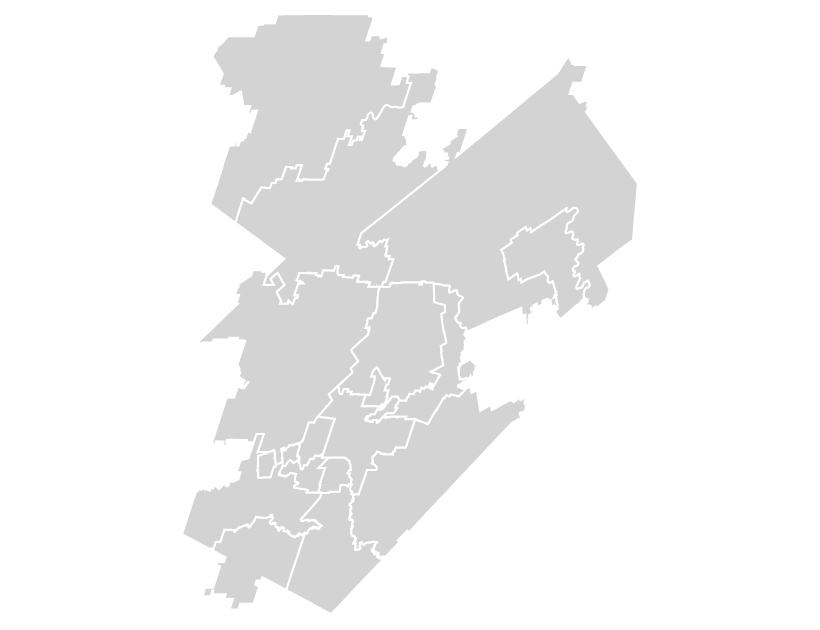

The cell this chart's notebook holds for it:
### Code cell
alt.Chart(merged_df).mark_geoshape(fill='lightgray', stroke='white')

### Figure 1 — Vega-Lite specification as saved in the notebook (floating-point values rounded to 4 significant figures; data arrays with more than 128 entries replaced by an {"elided": "..."} marker saying what was removed)
{"config": {"view": {"continuousWidth": 400, "continuousHeight": 300}}, "data": {"name": "data-4fefe8d6ea0d4bdcadc16d7783f757b4"}, "mark": {"type": "geoshape", "fill": "lightgray", "stroke": "white"}, "$schema": "https://vega.github.io/schema/vega-lite/v4.8.1.json", "datasets": {"data-4fefe8d6ea0d4bdcadc16d7783f757b4": [{"Average Base Pay": 62692, "COLOR": 1, "Charter Status": "TRADITIONAL ISD/CSD", "County": "BEXAR COUNTY", "DISTRICT": "015-906", "DISTRICT_C": "015906", "DISTRICT_N": 15906, "District": 15906, "District Name": "RANDOLPH FIELD ISD", "FTE Count": 103.5, "NAME": "Randolph Field ISD", "NAME2": "Randolph Field", "NCES_DISTR": "4836450", "Region": 20, "SDLEA10": "36450", "Shape_area": 10950000.0, "Shape_len": 17150.0, "Staff": "TOTAL TEACHING STAFF", "Staff_Category": "TEACHING STAFF", "Total Base Pay": 6489947, "type": "Feature", "geometry": {"type": "Polygon", "coordinates": {"elided": "1x156x2 float values"}}}, {"Average Base Pay": 59658, "COLOR": 2, "Charter Status": "TRADITIONAL ISD/CSD", "County": "BEXAR COUNTY", "DISTRICT": "015-917", "DISTRICT_C": "015917", "DISTRICT_N": 15917, "District": 15917, "District Name": "SOUTHSIDE ISD", "FTE Count": 358.6, "NAME": "Southside ISD", "NAME2": "Southside", "NCES_DISTR": "4840920", "Region": 20, "SDLEA10": "40920", "Shape_area": 274300000.0, "Shape_len": 101000.0, "Staff": "TOTAL TEACHING STAFF", "Staff_Category": "TEACHING STAFF", "Total Base Pay": 21393239, "type": "Feature", "geometry": {"type": "Polygon", "coordinates": {"elided": "1x1816x2 float values"}}}, {"Average Base Pay": 58412, "COLOR": 4, "Charter Status": "TRADITIONAL ISD/CSD", "County": "BEXAR COUNTY", "DISTRICT": "015-904", "DISTRICT_C": "015904", "DISTRICT_N": 15904, "District": 15904, "District Name": "HARLANDALE ISD", "FTE Count": 906.5, "NAME": "Harlandale ISD", "NAME2": "Harlandale", "NCES_DISTR": "4822470", "Region": 20, "SDLEA10": "22470", "Shape_area": 37390000.0, "Shape_len": 29500.0, "Staff": "TOTAL TEACHING STAFF", "Staff_Category": "TEACHING STAFF", "Total Base Pay": 52950124, "type": "Feature", "geometry": {"type": "Polygon", "coordinates": {"elided": "1x474x2 float values"}}}, {"Average Base Pay": 57662, "COLOR": 4, "Charter Status": "TRADITIONAL ISD/CSD", "County": "BEXAR COUNTY", "DISTRICT": "015-911", "DISTRICT_C": "015911", "DISTRICT_N": 15911, "District": 15911, "District Name": "EAST CENTRAL ISD", "FTE Count": 589.4, "NAME": "East Central ISD", "NAME2": "East Central", "NCES_DISTR": "4817850", "Region": 20, "SDLEA10": "17850", "Shape_area": 515400000.0, "Shape_len": 139900.0, "Staff": "TOTAL TEACHING STAFF", "Staff_Category": "TEACHING STAFF", "Total Base Pay": 33986623, "type": "Feature", "geometry": {"type": "Polygon", "coordinates": {"elided": "1x2323x2 float values"}}}, {"Average Base Pay": 60292, "COLOR": 1, "Charter Status": "TRADITIONAL ISD/CSD", "County": "BEXAR COUNTY", "DISTRICT": "015-914", "DISTRICT_C": "015914", "DISTRICT_N": 15914, "District": 15914, "District Name": "FT SAM HOUSTON ISD", "FTE Count": 134.6, "NAME": "Fort Sam Houston ISD", "NAME2": "Fort Sam Houston", "NCES_DISTR": "4820160", "Region": 20, "SDLEA10": "20160", "Shape_area": 13690000.0, "Shape_len": 22970.0, "Staff": "TOTAL TEACHING STAFF", "Staff_Category": "TEACHING STAFF", "Total Base Pay": 8112188, "type": "Feature", "geometry": {"type": "Polygon", "coordinates": {"elided": "1x285x2 float values"}}}, {"Average Base Pay": 58903, "COLOR": 3, "Charter Status": "TRADITIONAL ISD/CSD", "County": "BEXAR COUNTY", "DISTRICT": "015-901", "DISTRICT_C": "015901", "DISTRICT_N": 15901, "District": 15901, "District Name": "ALAMO HEIGHTS ISD", "FTE Count": 353.0, "NAME": "Alamo Heights ISD", "NAME2": "Alamo Heights", "NCES_DISTR": "4807590", "Region": 20, "SDLEA10": "07590", "Shape_area": 24060000.0, "Shape_len": 26620.0, "Staff": "TOTAL TEACHING STAFF", "Staff_Category": "TEACHING STAFF", "Total Base Pay": 20793993, "type": "Feature", "geometry": {"type": "Polygon", "coordinates": {"elided": "1x279x2 float values"}}}, {"Average Base Pay": 59994, "COLOR": 6, "Charter Status": "TRADITIONAL ISD/CSD", "County": "BEXAR COUNTY", "DISTRICT": "015-908", "DISTRICT_C": "015908", "DISTRICT_N": 15908, "District": 15908, "District Name": "SOUTH SAN ANTONIO ISD", "FTE Count": 555.9, "NAME": "South San Antonio ISD", "NAME2": "South San Antonio", "NCES_DISTR": "4840680", "Region": 20, "SDLEA10": "40680", "Shape_area": 40800000.0, "Shape_len": 43080.0, "Staff": "TOTAL TEACHING STAFF", "Staff_Category": "TEACHING STAFF", "Total Base Pay": 33352496, "type": "Feature", "geometry": {"type": "Polygon", "coordinates": {"elided": "1x718x2 float values"}}}, {"Average Base Pay": 54388, "COLOR": 1, "Charter Status": "TRADITIONAL ISD/CSD", "County": "KENDALL COUNTY", "DISTRICT": "130-902", "DISTRICT_C": "130902", "DISTRICT_N": 130902, "District": 130902, "District Name": "COMFORT ISD", "FTE Count": 92.69, "NAME": "Comfort ISD", "NAME2": "Comfort", "NCES_DISTR": "4814790", "Region": 13, "SDLEA10": "14790", "Shape_area": 982300000.0, "Shape_len": 203800.0, "Staff": "TOTAL TEACHING STAFF", "Staff_Category": "TEACHING STAFF", "Total Base Pay": 5041327, "type": "Feature", "geometry": {"type": "Polygon", "coordinates": {"elided": "1x1100x2 float values"}}}, {"Average Base Pay": 56194, "COLOR": 7, "Charter Status": "TRADITIONAL ISD/CSD", "County": "BEXAR COUNTY", "DISTRICT": "015-916", "DISTRICT_C": "015916", "DISTRICT_N": 15916, "District": 15916, "District Name": "JUDSON ISD", "FTE Count": 1598.0, "NAME": "Judson ISD", "NAME2": "Judson", "NCES_DISTR": "4824990", "Region": 20, "SDLEA10": "24990", "Shape_area": 144000000.0, "Shape_len": 104800.0, "Staff": "TOTAL TEACHING STAFF", "Staff_Category": "TEACHING STAFF", "Total Base Pay": 89816772, "type": "Feature", "geometry": {"type": "Polygon", "coordinates": {"elided": "1x1243x2 float values"}}}, {"Average Base Pay": 57055, "COLOR": 2, "Charter Status": "TRADITIONAL ISD/CSD", "County": "COMAL COUNTY", "DISTRICT": "046-901", "DISTRICT_C": "046901", "DISTRICT_N": 46901, "District": 46901, "District Name": "NEW BRAUNFELS ISD", "FTE Count": 551.6, "NAME": "New Braunfels ISD", "NAME2": "New Braunfels", "NCES_DISTR": "4832370", "Region": 13, "SDLEA10": "32370", "Shape_area": 194200000.0, "Shape_len": 89220.0, "Staff": "TOTAL TEACHING STAFF", "Staff_Category": "TEACHING STAFF", "Total Base Pay": 31472264, "type": "Feature", "geometry": {"type": "Polygon", "coordinates": {"elided": "1x782x2 float values"}}}, {"Average Base Pay": 55996, "COLOR": 4, "Charter Status": "TRADITIONAL ISD/CSD", "County": "COMAL COUNTY", "DISTRICT": "046-902", "DISTRICT_C": "046902", "DISTRICT_N": 46902, "District": 46902, "District Name": "COMAL ISD", "FTE Count": 1575.0, "NAME": "Comal ISD", "NAME2": "Comal", "NCES_DISTR": "4814730", "Region": 20, "SDLEA10": "14730", "Shape_area": 1513000000.0, "Shape_len": 313800.0, "Staff": "TOTAL TEACHING STAFF", "Staff_Category": "TEACHING STAFF", "Total Base Pay": 88187299, "type": "Feature", "geometry": {"type": "Polygon", "coordinates": {"elided": "1x3078x2 float values"}}}, {"Average Base Pay": 56943, "COLOR": 6, "Charter Status": "TRADITIONAL ISD/CSD", "County": "BEXAR COUNTY", "DISTRICT": "015-909", "DISTRICT_C": "015909", "DISTRICT_N": 15909, "District": 15909, "District Name": "SOMERSET ISD", "FTE Count": 260.5, "NAME": "Somerset ISD", "NAME2": "Somerset", "NCES_DISTR": "4840740", "Region": 20, "SDLEA10": "40740", "Shape_area": 219200000.0, "Shape_len": 93530.0, "Staff": "TOTAL TEACHING STAFF", "Staff_Category": "TEACHING STAFF", "Total Base Pay": 14833209, "type": "Feature", "geometry": {"type": "Polygon", "coordinates": {"elided": "1x1431x2 float values"}}}, {"Average Base Pay": 60091, "COLOR": 1, "Charter Status": "TRADITIONAL ISD/CSD", "County": "BEXAR COUNTY", "DISTRICT": "015-915", "DISTRICT_C": "015915", "DISTRICT_N": 15915, "District": 15915, "District Name": "NORTHSIDE ISD", "FTE Count": 7002.0, "NAME": "Northside ISD (Bexar)", "NAME2": "Northside (Bexar)", "NCES_DISTR": "4833120", "Region": 20, "SDLEA10": "33120", "Shape_area": 819800000.0, "Shape_len": 192500.0, "Staff": "TOTAL TEACHING STAFF", "Staff_Category": "TEACHING STAFF", "Total Base Pay": 420752587, "type": "Feature", "geometry": {"type": "Polygon", "coordinates": {"elided": "1x1237x2 float values"}}}, {"Average Base Pay": 58384, "COLOR": 5, "Charter Status": "TRADITIONAL ISD/CSD", "County": "BEXAR COUNTY", "DISTRICT": "015-912", "DISTRICT_C": "015912", "DISTRICT_N": 15912, "District": 15912, "District Name": "SOUTHWEST ISD", "FTE Count": 945.1, "NAME": "Southwest ISD", "NAME2": "Southwest", "NCES_DISTR": "4840950", "Region": 20, "SDLEA10": "40950", "Shape_area": 281300000.0, "Shape_len": 132300.0, "Staff": "TOTAL TEACHING STAFF", "Staff_Category": "TEACHING STAFF", "Total Base Pay": 55177477, "type": "Feature", "geometry": {"type": "Polygon", "coordinates": {"elided": "1x2939x2 float values"}}}, {"Average Base Pay": 56289, "COLOR": 6, "Charter Status": "TRADITIONAL ISD/CSD", "County": "KENDALL COUNTY", "DISTRICT": "130-901", "DISTRICT_C": "130901", "DISTRICT_N": 130901, "District": 130901, "District Name": "BOERNE ISD", "FTE Count": 609.2, "NAME": "Boerne ISD", "NAME2": "Boerne", "NCES_DISTR": "4810710", "Region": 20, "SDLEA10": "10710", "Shape_area": 793800000.0, "Shape_len": 253800.0, "Staff": "TOTAL TEACHING STAFF", "Staff_Category": "TEACHING STAFF", "Total Base Pay": 34292409, "type": "Feature", "geometry": {"type": "Polygon", "coordinates": {"elided": "1x2012x2 float values"}}}, {"Average Base Pay": 57721, "COLOR": 2, "Charter Status": "TRADITIONAL ISD/CSD", "County": "BEXAR COUNTY", "DISTRICT": "015-910", "DISTRICT_C": "015910", "DISTRICT_N": 15910, "District": 15910, "District Name": "NORTH EAST ISD", "FTE Count": 4256.0, "NAME": "North East ISD", "NAME2": "North East", "NCES_DISTR": "4832940", "Region": 20, "SDLEA10": "32940", "Shape_area": 342800000.0, "Shape_len": 114000.0, "Staff": "TOTAL TEACHING STAFF", "Staff_Category": "TEACHING STAFF", "Total Base Pay": 245635533, "type": "Feature", "geometry": {"type": "Polygon", "coordinates": {"elided": "1x1113x2 float values"}}}, {"Average Base Pay": 57545, "COLOR": 2, "Charter Status": "TRADITIONAL ISD/CSD", "County": "BEXAR COUNTY", "DISTRICT": "015-905", "DISTRICT_C": "015905", "DISTRICT_N": 15905, "District": 15905, "District Name": "EDGEWOOD ISD", "FTE Count": 603.3, "NAME": "Edgewood ISD (Bexar)", "NAME2": "Edgewood (Bexar)", "NCES_DISTR": "4818150", "Region": 20, "SDLEA10": "18150", "Shape_area": 43290000.0, "Shape_len": 29660.0, "Staff": "TOTAL TEACHING STAFF", "Staff_Category": "TEACHING STAFF", "Total Base Pay": 34718695, "type": "Feature", "geometry": {"type": "Polygon", "coordinates": {"elided": "1x465x2 float values"}}}, {"Average Base Pay": 57081, "COLOR": 5, "Charter Status": "TRADITIONAL ISD/CSD", "County": "BEXAR COUNTY", "DISTRICT": "015-907", "DISTRICT_C": "015907", "DISTRICT_N": 15907, "District": 15907, "District Name": "SAN ANTONIO ISD", "FTE Count": 3108.0, "NAME": "San Antonio ISD", "NAME2": "San Antonio", "NCES_DISTR": "4838730", "Region": 20, "SDLEA10": "38730", "Shape_area": 193700000.0, "Shape_len": 97010.0, "Staff": "TOTAL TEACHING STAFF", "Staff_Category": "TEACHING STAFF", "Total Base Pay": 177400174, "type": "Feature", "geometry": {"type": "MultiPolygon", "coordinates": {"elided": "2 rows, 2834 float values in total"}}}, {"Average Base Pay": 63843, "COLOR": 4, "Charter Status": "TRADITIONAL ISD/CSD", "County": "BEXAR COUNTY", "DISTRICT": "015-913", "DISTRICT_C": "015913", "DISTRICT_N": 15913, "District": 15913, "District Name": "LACKLAND ISD", "FTE Count": 88.96, "NAME": "Lackland ISD", "NAME2": "Lackland", "NCES_DISTR": "4826370", "Region": 20, "SDLEA10": "26370", "Shape_area": 26750000.0, "Shape_len": 33230.0, "Staff": "TOTAL TEACHING STAFF", "Staff_Category": "TEACHING STAFF", "Total Base Pay": 5679361, "type": "Feature", "geometry": {"type": "MultiPolygon", "coordinates": {"elided": "2 rows, 966 float values in total"}}}]}}
